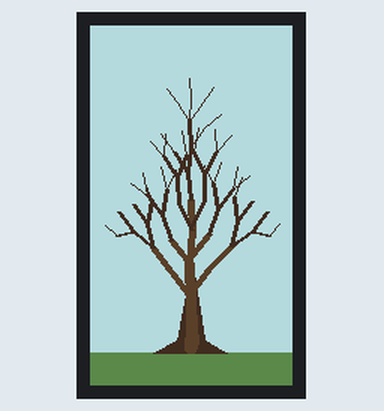
Bench run of a sketch on a simulated ESP32. Parts: 135×240 colour display. Random numbers use the default seed unless the sketch sets one.

Above: at 0.39 s.
At 6.99 s:
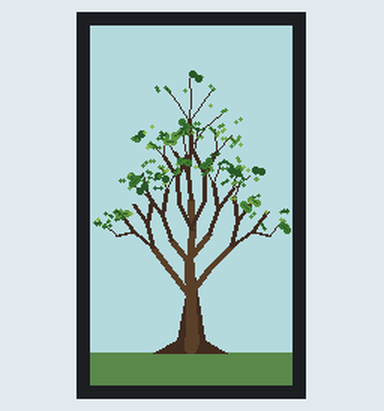
At 16.43 s:
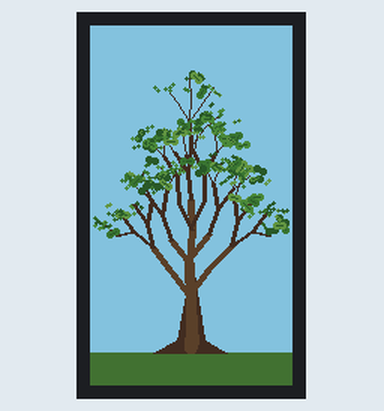
At 26.35 s:
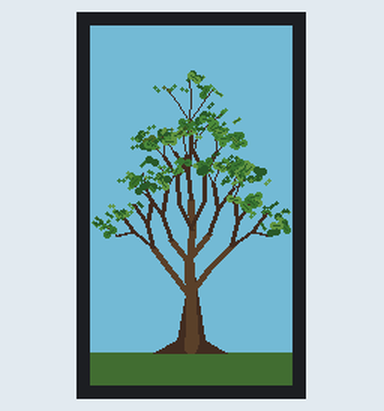
At 36.88 s:
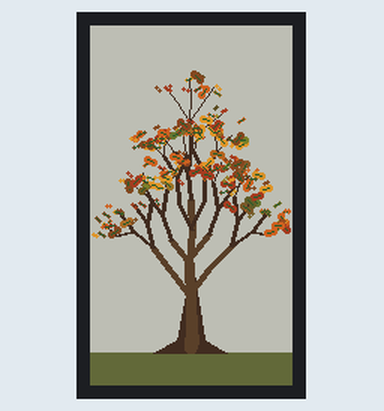
At 39.62 s:
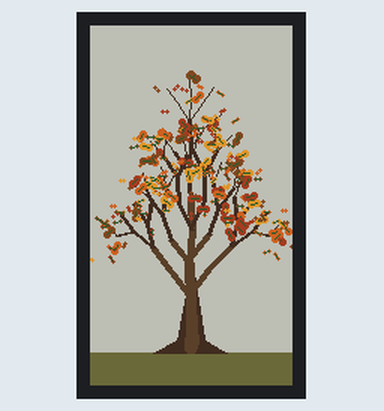

Measured:
- what the display in image 4 shows lasts 0.4 s, from 36.7 s to 37.1 s

The sketch:

Transitions.ino
```cpp
#include <TFT_eSPI.h>
#include <math.h>

TFT_eSPI tft = TFT_eSPI();
TFT_eSprite canvas = TFT_eSprite(&tft);

// Screen dimensions
const int SCREEN_W = 135;
const int SCREEN_H = 240;
const int GROUND_Y = 218;

// Length of each session
const unsigned long SPRING_DURATION = 15000;
const unsigned long SUMMER_DURATION = 10000;
const unsigned long AUTUMN_DURATION = 20000;
const unsigned long WINTER_DURATION = 15000;

// One complete year = 60 seconds
const unsigned long YEAR_DURATION = SPRING_DURATION + SUMMER_DURATION + AUTUMN_DURATION + WINTER_DURATION;

// Time between frames
const unsigned long FRAME_INTERVAL = 40;

// Number of objects
const int MAX_BRANCHES = 130;
const int MAX_TIPS = 70;

const int NUM_LEAVES = 200;
const int NUM_SNOWFLAKES = 40;

// Animation parameters
const float TRANSITION = 0.2;
const float HALF = 0.5;
const float THREE_QUARTERS = 0.75;

// Leaf appearance
const float LEAF_SPREAD = 15.0;
const float LEAF_VERTICAL_SPREAD = 0.5;
const float LEAF_MIN_SIZE = 2.0;
const float LEAF_MAX_SIZE = 5.0;
const float LEAF_MAX_ANGLE = 1.0;

// Leaf timing
const float BUD_START = 0.0;
const float BUD_END = 0.75;
const float AUTUMN_START = 0.0;
const float AUTUMN_END = 0.5;
const float FALL_START = 0.4;
const float FALL_END = 0.9;

// Wind
const float WIND_SPEED = 1.0;
const float WIND_MIN = 0.5;
const float WIND_MAX = 1.5;
const float WIND_VERTICAL = 0.5;

// Falling leaves
const float FALL_DRIFT = 15.0;
const float FALL_WAVE_MIN = 2.0;
const float FALL_WAVE_MAX = 5.0;
const float FALL_ROTATION = 2.0;
const float FALL_WAVE_SPEED = 20.0;

// Snow
const float SNOW_MIN_SPEED = 5.0;
const float SNOW_MAX_SPEED = 25.0;
const float SNOW_MIN_DRIFT = 1.0;
const float SNOW_MAX_DRIFT = 5.0;
const float SNOW_MIN_SIZE = 1.0;
const float SNOW_MAX_SIZE = 2.0;

// Stores each branch as two endpoints and a thickness
struct Branch {
  float x1;
  float y1;

  float x2;
  float y2;

  float thickness;
};

// Stores locations where leaves can grow
struct BranchTip {
  float x;
  float y;
};

// Stores the unique properties of each leaf
struct Leaf {
  float baseX;
  float baseY;

  float size;
  float angle;

  float budTime;
  float autumnTime;
  float fallTime;

  float windPhase;
  float windAmount;

  float fallDrift;
  float fallWave;
  float fallRotation;

  int autumnColor;
};

// Stores the properties of each snowflake
struct Snowflake {
  float x;
  float y;

  float speed;
  float drift;
  float phase;

  float size;
};

// Tree, leaf, and snowflake data
Branch branches[MAX_BRANCHES];
BranchTip tips[MAX_TIPS];
Leaf leaves[NUM_LEAVES];
Snowflake snowflakes[NUM_SNOWFLAKES];

int branchCount = 0;
int tipCount = 0;

// Year and frame timing
unsigned long yearStart;
unsigned long previousFrame;

// Seasonal colors
uint16_t SKY_SPRING;
uint16_t SKY_SUMMER;
uint16_t SKY_AUTUMN;
uint16_t SKY_WINTER;

uint16_t GROUND_SPRING;
uint16_t GROUND_SUMMER;
uint16_t GROUND_AUTUMN;
uint16_t GROUND_WINTER;

uint16_t BARK_DARK;
uint16_t BARK_MID;

uint16_t SPRING_BUD;

uint16_t GREEN_DARK;
uint16_t GREEN_MID;
uint16_t GREEN_LIGHT;
uint16_t GREEN_YELLOW;

uint16_t FALL_RED;
uint16_t FALL_ORANGE;
uint16_t FALL_GOLD;
uint16_t FALL_BROWN;

uint16_t SNOW_COLOR;

// Generates a random decimal between a minimum and maximum
float randFloat(float minimum, float maximum) {
  return minimum + ((float)random(0, 10000) / 10000.0) * (maximum - minimum);
}

// Blends between two colors for smooth seasonal transition
uint16_t blendColor(uint16_t color1, uint16_t color2, float amount) {
  amount = constrain(amount, 0.0f, 1.0f);

  uint8_t r1 = ((color1 >> 11) & 0x1F) << 3;
  uint8_t g1 = ((color1 >> 5) & 0x3F) << 2;
  uint8_t b1 = (color1 & 0x1F) << 3;
  uint8_t r2 = ((color2 >> 11) & 0x1F) << 3;
  uint8_t g2 = ((color2 >> 5) & 0x3F) << 2;
  uint8_t b2 = (color2 & 0x1F) << 3;
  uint8_t r = r1 + (r2 - r1) * amount;
  uint8_t b = b1 + (b2 - b1) * amount;
  uint8_t g = g1 + (g2 - g1) * amount;

  return tft.color565(r, g, b);
}

// Adds one branch to the fixed tree
void addBranch(float x1, float y1, float x2, float y2, int thickness) {
  if (branchCount >= MAX_BRANCHES) {
    return;
  }

  branches[branchCount].x1 = x1;
  branches[branchCount].y1 = y1;
  branches[branchCount].x2 = x2;
  branches[branchCount].y2 = y2;
  branches[branchCount].thickness = thickness;

  branchCount++;
}

// Saves a branch tip as a possible location for leaves
void addTip(float x, float y) {
  if (tipCount >= MAX_TIPS) {
    return;
  }

  tips[tipCount].x = x;
  tips[tipCount].y = y;

  tipCount++;
}

// Creates the fixed structure of the tree
void createTree() {
  branchCount = 0;
  tipCount = 0;

  addBranch(67, 216, 67, 184, 7);
  addBranch(67, 184, 66, 158, 6);
  addBranch(66, 158, 68, 136, 5);
  addBranch(68, 136, 67, 116, 4);

  addBranch(67, 181, 54, 164, 5);
  addBranch(54, 164, 42, 148, 4);

  addBranch(42, 148, 29, 137, 3);
  addBranch(29, 137, 19, 124, 2);
  addTip(19, 124);

  addBranch(29, 137, 18, 140, 2);
  addBranch(18, 140, 10, 133, 1);
  addTip(10, 133);

  addBranch(42, 148, 38, 132, 3);
  addBranch(38, 132, 29, 119, 2);
  addTip(29, 119);

  addBranch(38, 132, 41, 116, 2);
  addBranch(41, 116, 36, 104, 1);
  addTip(36, 104);

  addBranch(67, 178, 80, 161, 5);
  addBranch(80, 161, 94, 147, 4);

  addBranch(94, 147, 108, 137, 3);
  addBranch(108, 137, 118, 124, 2);
  addTip(118, 124);

  addBranch(108, 137, 119, 140, 2);
  addBranch(119, 140, 126, 132, 1);
  addTip(126, 132);

  addBranch(94, 147, 98, 130, 3);
  addBranch(98, 130, 108, 117, 2);
  addTip(108, 117);

  addBranch(98, 130, 96, 114, 2);
  addBranch(96, 114, 101, 101, 1);
  addTip(101, 101);

  addBranch(66, 158, 54, 143, 4);
  addBranch(54, 143, 48, 126, 3);

  addBranch(48, 126, 38, 113, 2);
  addBranch(38, 113, 27, 105, 1);
  addTip(27, 105);

  addBranch(38, 113, 35, 98, 1);
  addTip(35, 98);

  addBranch(48, 126, 51, 109, 2);
  addBranch(51, 109, 47, 94, 1);
  addTip(47, 94);

  addBranch(51, 109, 57, 96, 1);
  addTip(57, 96);

  addBranch(67, 154, 79, 139, 4);
  addBranch(79, 139, 85, 122, 3);

  addBranch(85, 122, 95, 109, 2);
  addBranch(95, 109, 106, 100, 1);
  addTip(106, 100);

  addBranch(95, 109, 98, 94, 1);
  addTip(98, 94);

  addBranch(85, 122, 82, 105, 2);
  addBranch(82, 105, 87, 91, 1);
  addTip(87, 91);

  addBranch(82, 105, 76, 93, 1);
  addTip(76, 93);

  addBranch(68, 136, 59, 119, 3);
  addBranch(59, 119, 58, 101, 2);

  addBranch(58, 101, 49, 87, 2);
  addBranch(49, 87, 40, 77, 1);
  addTip(40, 77);

  addBranch(49, 87, 50, 72, 1);
  addTip(50, 72);

  addBranch(58, 101, 64, 86, 2);
  addBranch(64, 86, 61, 70, 1);
  addTip(61, 70);

  addBranch(68, 133, 76, 116, 3);
  addBranch(76, 116, 76, 99, 2);

  addBranch(76, 99, 84, 84, 2);
  addBranch(84, 84, 94, 73, 1);
  addTip(94, 73);

  addBranch(84, 84, 83, 69, 1);
  addTip(83, 69);

  addBranch(76, 99, 69, 84, 2);
  addBranch(69, 84, 72, 68, 1);
  addTip(72, 68);

  addBranch(67, 116, 65, 98, 3);
  addBranch(65, 98, 67, 81, 2);
  addBranch(67, 81, 66, 64, 2);

  addBranch(66, 64, 58, 51, 1);
  addBranch(58, 51, 51, 42, 1);
  addTip(51, 42);

  addBranch(66, 64, 67, 47, 1);
  addBranch(67, 47, 66, 35, 1);
  addTip(66, 35);

  addBranch(66, 64, 75, 51, 1);
  addBranch(75, 51, 82, 41, 1);
  addTip(82, 41);

  addBranch(65, 98, 56, 84, 2);
  addBranch(56, 84, 47, 72, 1);
  addTip(47, 72);

  addBranch(67, 81, 76, 68, 1);
  addBranch(76, 68, 87, 59, 1);
  addTip(87, 59);
}

// Generates a new set of leaves with randomized positions, timing, and movement
void generateLeaves() {
  if(tipCount == 0) {
    return;
  }

  for(int i = 0; i < NUM_LEAVES; i++) {
    // Choose a random branch tip and place the leaf nearby
    int tipIndex = random(0, tipCount);
    BranchTip &tip = tips[tipIndex];

    // Cluster the leaves around branch tips
    float radius = randFloat(0, LEAF_SPREAD);
    float theta = randFloat(0, TWO_PI);
    leaves[i].baseX = tip.x + cos(theta) * radius;
    leaves[i].baseY = tip.y + sin(theta) * radius * LEAF_VERTICAL_SPREAD;

    leaves[i].baseX = constrain(leaves[i].baseX, 5.0f, SCREEN_W - 5.0f);
    leaves[i].baseY = constrain(leaves[i].baseY, 10.0f, GROUND_Y - 30.0f);

    leaves[i].size = randFloat(LEAF_MIN_SIZE, LEAF_MAX_SIZE);
    leaves[i].angle = randFloat(-LEAF_MAX_ANGLE, LEAF_MAX_ANGLE);

    // Give each leaf its own seasonal timing
    leaves[i].budTime = randFloat(BUD_START, BUD_END);

    leaves[i].autumnTime = randFloat(AUTUMN_START, AUTUMN_END);
    leaves[i].fallTime = randFloat(FALL_START, FALL_END);

    // Give each leaf unique wind and falling behavior
    leaves[i].windPhase = randFloat(0, TWO_PI);
    leaves[i].windAmount = randFloat(WIND_MIN, WIND_MAX);

    leaves[i].fallDrift = randFloat(-FALL_DRIFT, FALL_DRIFT);
    leaves[i].fallWave = randFloat(FALL_WAVE_MIN, FALL_WAVE_MAX);
    leaves[i].fallRotation = randFloat(-FALL_ROTATION, FALL_ROTATION);
    leaves[i].autumnColor = random(0, 4);
  }
}

// Generate snowflakes with different starting positions and movement
void generateSnow() {
  for(int i = 0; i < NUM_SNOWFLAKES; i++) {
    snowflakes[i].x = randFloat(0, SCREEN_W);
    snowflakes[i].y = randFloat(-SCREEN_H, GROUND_Y);

    snowflakes[i].speed = randFloat(SNOW_MIN_SPEED, SNOW_MAX_SPEED);
    snowflakes[i].drift = randFloat(SNOW_MIN_DRIFT, SNOW_MAX_DRIFT);
    snowflakes[i].phase = randFloat(0, TWO_PI);
    snowflakes[i].size = randFloat(SNOW_MIN_SIZE, SNOW_MAX_SIZE);
  }
}

// Draw background
void drawBackground(uint16_t sky, uint16_t ground) {
  canvas.fillSprite(sky);

  // Ground
  canvas.fillRect(0, GROUND_Y, SCREEN_W, SCREEN_H - GROUND_Y, ground);
}

// Draw the base of the tree
void drawTrunk() {
  canvas.fillTriangle(56, GROUND_Y, 78, GROUND_Y, 68, 155, BARK_DARK);
  canvas.fillTriangle(62, GROUND_Y, 73, GROUND_Y, 68, 155, BARK_MID);
  canvas.fillTriangle(58, 209, 42, GROUND_Y, 64, GROUND_Y, BARK_DARK);
  canvas.fillTriangle(74, 208, 91, GROUND_Y, 70, GROUND_Y, BARK_DARK);
}

// Draw all fixed branches
void drawBranches() {
  drawTrunk();

  for(int i = 0; i < branchCount; i++) {
    Branch &b = branches[i];
    int thickness = max(1, (int)round(b.thickness));

    uint16_t color;

    if(thickness >= 4) {
      color = BARK_MID;
    } else {
      color = BARK_DARK;
    }

    for(int offset = -thickness / 2; offset <= thickness / 2; offset++) {
      canvas.drawLine(round(b.x1 + offset), round(b.y1), round(b.x2 + offset), round(b.y2), color);
    }
  }
}

 // Draw leaf using two overlapping circles
 void drawLeaf(float x, float y, float size, float angle, uint16_t color) {
  if(x < -5 || x > SCREEN_W + 5 || y < -5 || y > SCREEN_H + 5) {
    return;
  }

  if(size < 1.5) {
    canvas.fillCircle(round(x), round(y), 1, color);
    return;
  }

  float dx = cos(angle) * size;
  float dy = sin(angle) * size;

  int x1 = round(x - dx * 0.5);
  int y1 = round(y - dy * 0.5);
  int x2 = round(x + dx * 0.5);
  int y2 = round(y + dy * 0.5);
  int radius = max(1, (int)(size * 0.5));

  canvas.fillCircle(x1, y1, radius, color);
  canvas.fillCircle(x2, y2, radius, color);

  if (size >= 3.0) {
    canvas.drawLine(round(x - dx * 0.5), round(y - dy * 0.5), round(x + dx * 0.5), round(y + dy * 0.5), GREEN_DARK);
  }
 }

// Color
uint16_t getGreenColor(int index) {
  switch(index % 4) {
    case 0: return GREEN_DARK;
    case 1: return GREEN_MID;
    case 2: return GREEN_LIGHT;
    default: return GREEN_YELLOW;
  }
}

uint16_t getAutumnColor(int index) {
  switch(index % 4) {
    case 0: return FALL_RED;
    case 1: return FALL_ORANGE;
    case 2: return FALL_GOLD;
    default: return FALL_BROWN;
  }
}

// Leaves gradually bud, grow, and turn green
void drawSpring(float progress) {
  uint16_t sky = blendColor(SKY_SPRING, SKY_SUMMER, progress * 0.25);
  drawBackground(sky, GROUND_SPRING);
  drawBranches();
  float time = millis() * 0.001;

  for(int i = 0; i < NUM_LEAVES; i++) {
    Leaf &leaf = leaves[i];

    // Start each leaf at its individual budding time
    if(progress < leaf.budTime) {
      continue;
    }

    // Gradually grow the bud to full size
    float growth = (progress - leaf.budTime) / TRANSITION;
    growth = constrain(growth, 0.0f, 1.0f);

    growth = growth * growth * (3.0 - 2.0 * growth);

    float size = leaf.size * growth;

    uint16_t color = blendColor(SPRING_BUD, getGreenColor(i), growth);

    float sway = sin(time * WIND_SPEED + leaf.windPhase) * leaf.windAmount * WIND_VERTICAL;

    drawLeaf(leaf.baseX + sway, leaf.baseY, size, leaf.angle, color);
  }
}

// Leaves move gently in the wind
void drawSummer(float progress) {
  uint16_t sky = blendColor(SKY_SPRING, SKY_SUMMER, 0.75 + progress * 0.25);
  drawBackground(sky, GROUND_SUMMER);
  drawBranches();
  float time = millis() * 0.001;

  for(int i = 0; i < NUM_LEAVES; i++) {
    Leaf &leaf = leaves[i];

    float swayX = sin(time * WIND_SPEED + leaf.windPhase) * leaf.windAmount;
    float swayY = cos(time * WIND_SPEED + leaf.windPhase) * WIND_VERTICAL;
    drawLeaf(leaf.baseX + swayX, leaf.baseY + swayY, leaf.size, leaf.angle, getGreenColor(i));
  }
}

// Leaves change color and fall
void drawAutumn(float progress) {
  uint16_t sky = blendColor(SKY_SUMMER, SKY_AUTUMN, constrain(progress / HALF, 0.0f, 1.0f));
  uint16_t ground = blendColor(GROUND_SUMMER, GROUND_AUTUMN, progress);
  drawBackground(sky, ground);
  drawBranches();
  float time = millis() * 0.001;

  for(int i = 0; i < NUM_LEAVES; i++){
    Leaf &leaf = leaves[i];

    uint16_t green = getGreenColor(i);
    uint16_t autumn = getAutumnColor(leaf.autumnColor);
    float colorProgress = (progress - leaf.autumnTime) / TRANSITION;

    colorProgress = constrain(colorProgress, 0.0f, 1.0f);

    uint16_t currentColor = blendColor(green, autumn, colorProgress);

    if(progress < leaf.fallTime) {
      float wind = sin(time * WIND_SPEED + leaf.windPhase) * leaf.windAmount * (1.0 + progress);
      drawLeaf(leaf.baseX + wind, leaf.baseY, leaf.size, leaf.angle, currentColor);
    } else {
      float fallProgress = (progress - leaf.fallTime) / (1.0 - leaf.fallTime);
      fallProgress = constrain(fallProgress, 0.0f, 1.0f);

      // Simulate falling with gravity, horizontal shift, and side-to-side movement
      float gravity = fallProgress * fallProgress;
      float y = leaf.baseY + gravity * (GROUND_Y - leaf.baseY + 5);
      float x = leaf.baseX + leaf.fallDrift * fallProgress;
      x += sin(fallProgress * FALL_WAVE_SPEED + leaf.windPhase) * leaf.fallWave;
      float rotation = leaf.angle + fallProgress * leaf.fallRotation;

      if(y < GROUND_Y + 2){
        drawLeaf(x, y, leaf.size, rotation, currentColor);
      }
    }
  }
}

// Falling snow
void updateDrawSnow(float progress, float deltaTime) {
  float intensity;

  // Snow builds at the beginning of winter and melts near the end
  if(progress < TRANSITION) {
    intensity = progress / TRANSITION;
  } else if(progress < THREE_QUARTERS) {
    intensity = 1.0;
  } else {
    intensity = (1.0 - progress) / (1.0 - THREE_QUARTERS);
  }

  intensity = constrain(intensity, 0.0f, 1.0f);

  float time = millis() * 0.001;

  for(int i = 0; i < NUM_SNOWFLAKES; i++){
    Snowflake &snow = snowflakes[i];
    snow.y += snow.speed * deltaTime;
    snow.x += sin(time + snow.phase) * snow.drift * deltaTime;

    // Recycle snowflakes that reach the ground
    if(snow.y > GROUND_Y) {
      snow.y = randFloat(-25, -5);
      snow.x = randFloat(0, SCREEN_W);
    }

    if(snow.x < -3) {
      snow.x = SCREEN_W + 2;
    }

    if(snow.x > SCREEN_W + 3){
      snow.x = -2;
    }

    float visibility = randFloat(0, 1);

    if(visibility < intensity) {
      int radius = max(1, (int)round(snow.size));
      canvas.fillCircle(round(snow.x), round(snow.y), radius, SNOW_COLOR);
    }
  }
}

// Builds up snow and melts it
void drawSnowAccumulation(float progress) {
  float accumulation;

  if(progress < TRANSITION) {
    accumulation = progress / TRANSITION;
  } else if(progress < THREE_QUARTERS) {
    accumulation = 1.0;
  } else {
    accumulation = (1.0 - progress) / (1.0 - THREE_QUARTERS);
  }

  accumulation = constrain(accumulation, 0.0f, 1.0f);

  if(accumulation > 0.2) {
    int snowHeight = 2 + accumulation * 5;
    canvas.fillRect(0, GROUND_Y - snowHeight / 2, SCREEN_W, snowHeight, SNOW_COLOR);
  }

  if(accumulation > 0.4) {
    for(int i = 0; i < branchCount; i += 5) {
      Branch &b = branches[i];

      float verticalDifference = abs(b.y2 - b.y1);
      float horizontalDifference = abs(b.x2 - b.x1);

      if(horizontalDifference > verticalDifference * HALF) {
        float snowX = (b.x1 + b.x2) / 2.0;
        float snowY = min(b.y1, b.y2) - 1;
        canvas.fillCircle(round(snowX), round(snowY), 1, SNOW_COLOR);
      }
    }
  }
}

// Snow falls and back to spring
void drawWinter(float progress, float deltaTime) {
  uint16_t sky;
  uint16_t ground;

  if(progress < THREE_QUARTERS) {
    sky = blendColor(SKY_AUTUMN, SKY_WINTER, constrain(progress / HALF, 0.0f, 1.0f));
    ground = GROUND_WINTER;
  } else {
    float springTransition = (progress - THREE_QUARTERS) / (1.0 - THREE_QUARTERS);

    springTransition = springTransition * springTransition * (3.0 - 2.0 * springTransition);
    sky = blendColor(SKY_WINTER, SKY_SPRING, springTransition);
    ground = blendColor(GROUND_WINTER, GROUND_SPRING, springTransition);
  }

  drawBackground(sky, ground);
  drawBranches();
  drawSnowAccumulation(progress);
  updateDrawSnow(progress, deltaTime);
}

// Start a new yearly cycle with new leaves
void startNewYear() {
  generateLeaves();
  generateSnow();
  yearStart = millis();
}

void setupColors() {
  SKY_SPRING = tft.color565(188, 220, 229);
  SKY_SUMMER = tft.color565(115, 184, 218);
  SKY_AUTUMN = tft.color565(191, 191, 177);
  SKY_WINTER = tft.color565(195, 205, 214);

  GROUND_SPRING = tft.color565(95, 137, 73);
  GROUND_SUMMER = tft.color565(65, 112, 54);
  GROUND_AUTUMN = tft.color565(132, 105, 65);
  GROUND_WINTER = tft.color565(218, 224, 228);

  BARK_DARK = tft.color565(65, 46, 35);
  BARK_MID = tft.color565(91, 64, 43);

  SPRING_BUD = tft.color565(145, 184, 82);

  GREEN_DARK = tft.color565(42, 89, 45);
  GREEN_MID = tft.color565(57, 116, 52);
  GREEN_LIGHT = tft.color565(76, 139, 61);
  GREEN_YELLOW = tft.color565(101, 151, 66);

  FALL_RED = tft.color565(164, 62, 39);
  FALL_ORANGE = tft.color565(207, 99, 34);
  FALL_GOLD = tft.color565(218, 151, 42);
  FALL_BROWN = tft.color565(135, 75, 39);

  SNOW_COLOR = tft.color565(242, 245, 247);
}

void setup() {
  Serial.begin(115200);
  tft.init();

  tft.setRotation(0);
  tft.fillScreen(TFT_BLACK);

  canvas.setColorDepth(16);
  canvas.createSprite(SCREEN_W, SCREEN_H);

  randomSeed(micros());

  setupColors();

  createTree();

  generateLeaves();
  generateSnow();

  yearStart = millis();
  previousFrame = millis();
}

void loop(){
  unsigned long now = millis();

  // Limit how often a new frame is drawn
  if(now - previousFrame < FRAME_INTERVAL) {
    return;
  }

  // Calculate time sicne the previous frame in seconds
  float deltaTime = (now - previousFrame) / 1000.0;
  previousFrame = now;

  // Track progress through the current yearly cycle
  unsigned long elapsed = now - yearStart;

  if(elapsed >= YEAR_DURATION) {
    startNewYear();
    elapsed = 0;
  }

  // Determine the current season and its progress
  if(elapsed < SPRING_DURATION) {
    float progress = (float)elapsed / SPRING_DURATION;
    drawSpring(progress);

  } else if(elapsed < SPRING_DURATION + SUMMER_DURATION) {
    unsigned long seasonElapsed = elapsed - SPRING_DURATION;
    float progress = (float)seasonElapsed / SUMMER_DURATION;
    drawSummer(progress);

  } else if(elapsed < SPRING_DURATION + SUMMER_DURATION + AUTUMN_DURATION) {
    unsigned long seasonElapsed = elapsed - SPRING_DURATION - SUMMER_DURATION;
    float progress = (float)seasonElapsed / AUTUMN_DURATION;
    drawAutumn(progress);

  } else {
    unsigned long seasonElapsed = elapsed - SPRING_DURATION - SUMMER_DURATION - AUTUMN_DURATION;
    float progress = (float)seasonElapsed / WINTER_DURATION;
    drawWinter(progress, deltaTime);

  }

  canvas.pushSprite(0, 0);
}
```
